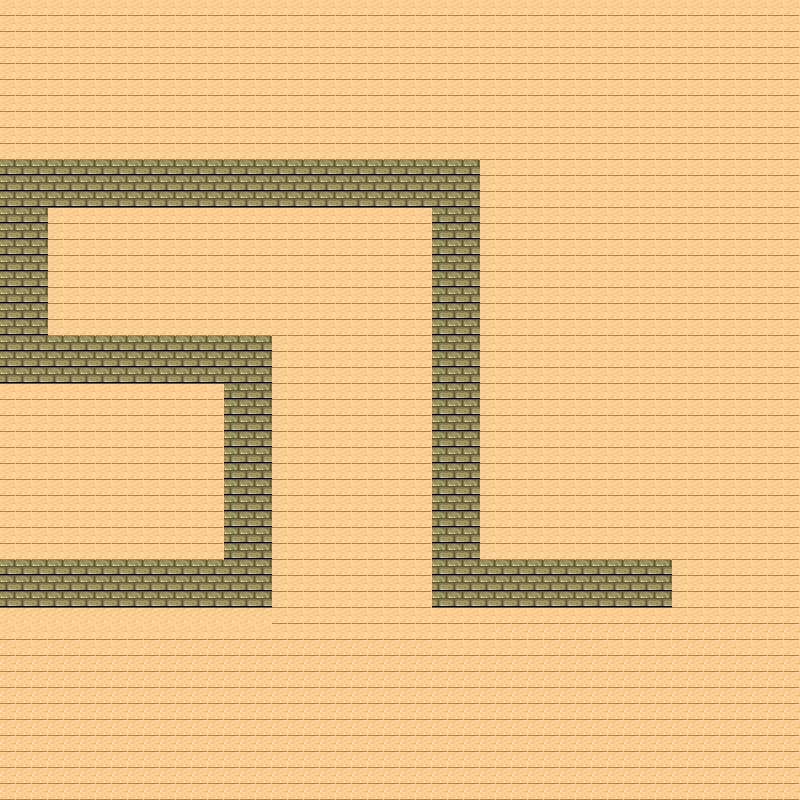

A 2D game scene composited from a Tiled map and its tileset images. What follows is a short description and the map's XML, with each tile layer's data collapsed to a summary:
An orthogonal 50x50 tile map with 16x16 px tiles, 1 tile layer (Tile Layer 1).

<map version="1.0" orientation="orthogonal" renderorder="right-down" width="50" height="50" tilewidth="16" tileheight="16" nextobjectid="1">
 <tileset firstgid="1" name="tmw_desert_spacing" tilewidth="16" tileheight="16" spacing="1" margin="1" tilecount="165">
  <image source="tmw_desert_spacing.png" width="265" height="199" />
 </tileset>
 <layer name="Tile Layer 1" width="50" height="50">
  <data>[2500 cells, 2500 non-empty, 4 distinct tile ids]</data>
 </layer>
</map>
